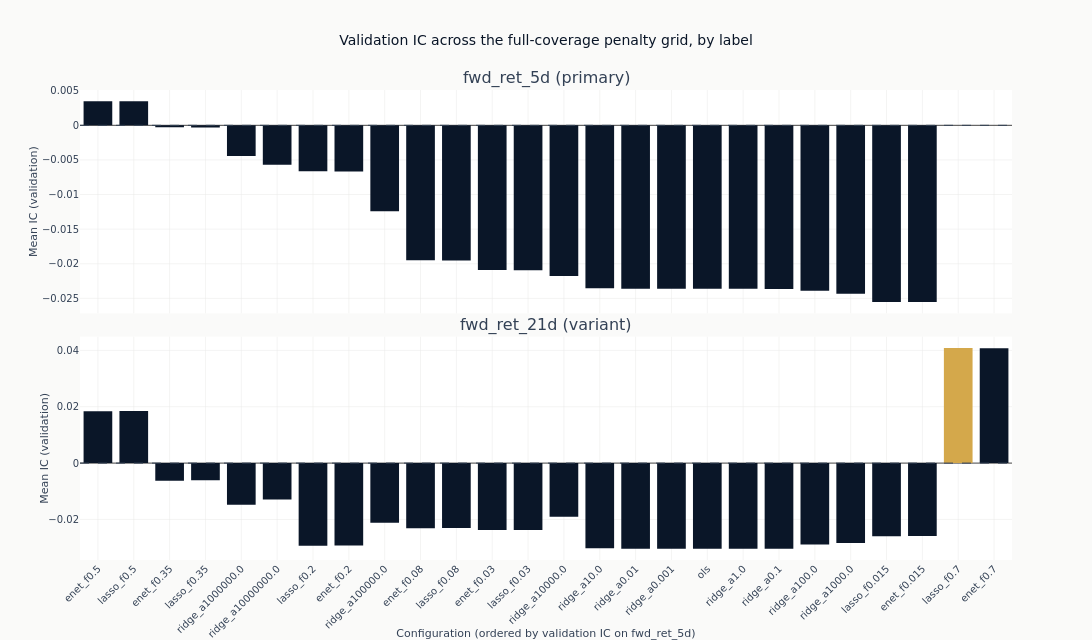

Notebook source saved alongside this figure:
### Markdown cell above
### How the penalty grid ranks

One panel per label, so the same grid can be read at each horizon. Only the configurations
measured on all of their own label's validation dates are charted; any partial-coverage ones
are in the table above with `full_coverage` false, and are left out here because their IC would
be an average over a different set of dates. The zero line is the reference that matters: a bar
below it is a model whose ranking pointed the wrong way out of sample.

**Each panel has its own vertical scale**, because the horizons do not produce ICs of the same
size and a shared scale would flatten the smaller panel to a line. Read a panel for the shape
of its ranking, and the numbers rather than the bar heights when comparing panels.

**The configurations are in the same order in both panels**, that order being their ranking on
the primary label. Sorting each panel independently would put a different configuration at each
left edge and make the panels look alike whatever the numbers did. Held in one order, a panel
that slopes down from left to right is a horizon that ranks the grid the way the primary label
does, and a panel that does not is one where the penalty that works at one horizon does not
work at another.

### Code cell
def compact(params: str) -> str:
    """Render declared parameters for a label: `alpha=1000000.0` reads as `alpha=1e+06`."""
    return re.sub(r"\d+\.?\d*(?:[eE][+-]?\d+)?", lambda m: f"{float(m.group()):g}", params)


primary = primary_label(study)
full = catalog.filter("full_coverage")
charted = sorted(set(full.get_column("label")))
# The primary label leads when it was fitted. A subset run that leaves it out orders the panels
# by whichever label it did fit rather than by one that is not there.
panel_labels = [label for label in [primary] if label in charted] + [
    label for label in charted if label != primary
]
order_label = panel_labels[0]
config_order = (
    full.filter(pl.col("label") == order_label)
    .sort("ic_mean", descending=True)
    .get_column("config_name")
    .to_list()
)
leader = full.sort("ic_mean", descending=True).row(0, named=True)

fig_ic = make_subplots(
    rows=len(panel_labels),
    cols=1,
    shared_xaxes=True,
    vertical_spacing=0.05,
    subplot_titles=[
        f"{label} ({'primary' if label == primary else 'variant'})" for label in panel_labels
    ],
)
for row, label in enumerate(panel_labels, start=1):
    panel = full.filter(pl.col("label") == label)
    fig_ic.add_trace(
        go.Bar(
            x=panel.get_column("config_name").to_list(),
            y=panel.get_column("ic_mean").to_list(),
            marker_color=[
                COLORS["amber"]
                if (name, label) == (leader["config_name"], leader["label"])
                else COLORS["blue"]
                for name in panel.get_column("config_name")
            ],
        ),
        row=row,
        col=1,
    )
    fig_ic.add_hline(
        y=0, line_width=1, line_dash="dash", line_color=COLORS["neutral"], row=row, col=1
    )
    fig_ic.update_yaxes(title_text="Mean IC (validation)", row=row, col=1)
fig_ic.update_xaxes(
    categoryorder="array",
    categoryarray=config_order,
    tickangle=-45,
    title_text=f"Configuration (ordered by validation IC on {order_label})",
    row=len(panel_labels),
    col=1,
)
fig_ic.update_layout(
    title="Validation IC across the full-coverage penalty grid, by label",
    height=320 * len(panel_labels),
    width=1100,
    showlegend=False,
    margin=dict(t=90),
)
show_plotly_with_alt(
    fig_ic,
    "Stacked bar charts of mean validation information coefficient across the linear penalty "
    "grid, one panel per label and the configurations in the same order in each, that order "
    f"being their ranking on {order_label}. Each panel carries a dashed zero line. The highest "
    f"bar anywhere is {leader['config_name']} ({compact(leader['params'])}) on {leader['label']} "
    f"at IC {leader['ic_mean']:+.3f}, highlighted in amber.",
)

### Figure 1 — Plotly figure (JSON) as saved in the notebook; plotly's stock layout.template omitted (floating-point values rounded to 4 significant figures)
{"data": [{"marker": {"color": ["#0a1628", "#0a1628", "#0a1628", "#0a1628", "#0a1628", "#0a1628", "#0a1628", "#0a1628", "#0a1628", "#0a1628", "#0a1628", "#0a1628", "#0a1628", "#0a1628", "#0a1628", "#0a1628", "#0a1628", "#0a1628", "#0a1628", "#0a1628", "#0a1628", "#0a1628", "#0a1628", "#0a1628"]}, "type": "bar", "x": ["enet_f0.5", "lasso_f0.5", "enet_f0.35", "lasso_f0.35", "ridge_a1000000.0", "ridge_a10000000.0", "lasso_f0.2", "enet_f0.2", "ridge_a100000.0", "enet_f0.08", "lasso_f0.08", "enet_f0.03", "lasso_f0.03", "ridge_a10000.0", "ridge_a10.0", "ridge_a0.01", "ridge_a0.001", "ols", "ridge_a1.0", "ridge_a0.1", "ridge_a100.0", "ridge_a1000.0", "lasso_f0.015", "enet_f0.015"], "xaxis": "x", "y": [0.003489, 0.003463, -0.0002901, -0.0003252, -0.004425, -0.005692, -0.006627, -0.006682, -0.01242, -0.01951, -0.01955, -0.02091, -0.02093, -0.02177, -0.02352, -0.0236, -0.0236, -0.02361, -0.02361, -0.02363, -0.02389, -0.02432, -0.02554, -0.02554], "yaxis": "y"}, {"marker": {"color": ["#D4A84B", "#0a1628", "#0a1628", "#0a1628", "#0a1628", "#0a1628", "#0a1628", "#0a1628", "#0a1628", "#0a1628", "#0a1628", "#0a1628", "#0a1628", "#0a1628", "#0a1628", "#0a1628", "#0a1628", "#0a1628", "#0a1628", "#0a1628", "#0a1628", "#0a1628", "#0a1628", "#0a1628", "#0a1628", "#0a1628"]}, "type": "bar", "x": ["lasso_f0.7", "enet_f0.7", "lasso_f0.5", "enet_f0.5", "lasso_f0.35", "enet_f0.35", "ridge_a10000000.0", "ridge_a1000000.0", "ridge_a10000.0", "ridge_a100000.0", "lasso_f0.08", "enet_f0.08", "lasso_f0.03", "enet_f0.03", "enet_f0.015", "lasso_f0.015", "ridge_a1000.0", "ridge_a100.0", "enet_f0.2", "lasso_f0.2", "ridge_a10.0", "ridge_a1.0", "ridge_a0.01", "ridge_a0.1", "ridge_a0.001", "ols"], "xaxis": "x2", "y": [0.04088, 0.0408, 0.01852, 0.01839, -0.006091, -0.006221, -0.01291, -0.01479, -0.01908, -0.02119, -0.02307, -0.02314, -0.02371, -0.02375, -0.0259, -0.02593, -0.02837, -0.02892, -0.02927, -0.0293, -0.03018, -0.03039, -0.03042, -0.03042, -0.03042, -0.03043], "yaxis": "y2"}], "layout": {"annotations": [{"font": {"size": 16}, "showarrow": false, "text": "fwd_ret_5d (primary)", "x": 0.5, "xanchor": "center", "xref": "paper", "y": 1.0, "yanchor": "bottom", "yref": "paper"}, {"font": {"size": 16}, "showarrow": false, "text": "fwd_ret_21d (variant)", "x": 0.5, "xanchor": "center", "xref": "paper", "y": 0.475, "yanchor": "bottom", "yref": "paper"}], "height": 640, "margin": {"t": 90}, "shapes": [{"line": {"color": "#334155", "dash": "dash", "width": 1}, "type": "line", "x0": 0, "x1": 1, "xref": "x domain", "y0": 0, "y1": 0, "yref": "y"}, {"line": {"color": "#334155", "dash": "dash", "width": 1}, "type": "line", "x0": 0, "x1": 1, "xref": "x2 domain", "y0": 0, "y1": 0, "yref": "y2"}], "showlegend": false, "title": {"text": "Validation IC across the full-coverage penalty grid, by label"}, "width": 1100, "xaxis": {"anchor": "y", "domain": [0.0, 1.0], "matches": "x2", "showticklabels": false}, "xaxis2": {"anchor": "y2", "categoryarray": ["enet_f0.5", "lasso_f0.5", "enet_f0.35", "lasso_f0.35", "ridge_a1000000.0", "ridge_a10000000.0", "lasso_f0.2", "enet_f0.2", "ridge_a100000.0", "enet_f0.08", "lasso_f0.08", "enet_f0.03", "lasso_f0.03", "ridge_a10000.0", "ridge_a10.0", "ridge_a0.01", "ridge_a0.001", "ols", "ridge_a1.0", "ridge_a0.1", "ridge_a100.0", "ridge_a1000.0", "lasso_f0.015", "enet_f0.015"], "categoryorder": "array", "domain": [0.0, 1.0], "tickangle": -45, "title": {"text": "Configuration (ordered by validation IC on fwd_ret_5d)"}}, "yaxis": {"anchor": "x", "domain": [0.525, 1.0], "title": {"text": "Mean IC (validation)"}}, "yaxis2": {"anchor": "x2", "domain": [0.0, 0.475], "title": {"text": "Mean IC (validation)"}}}}
